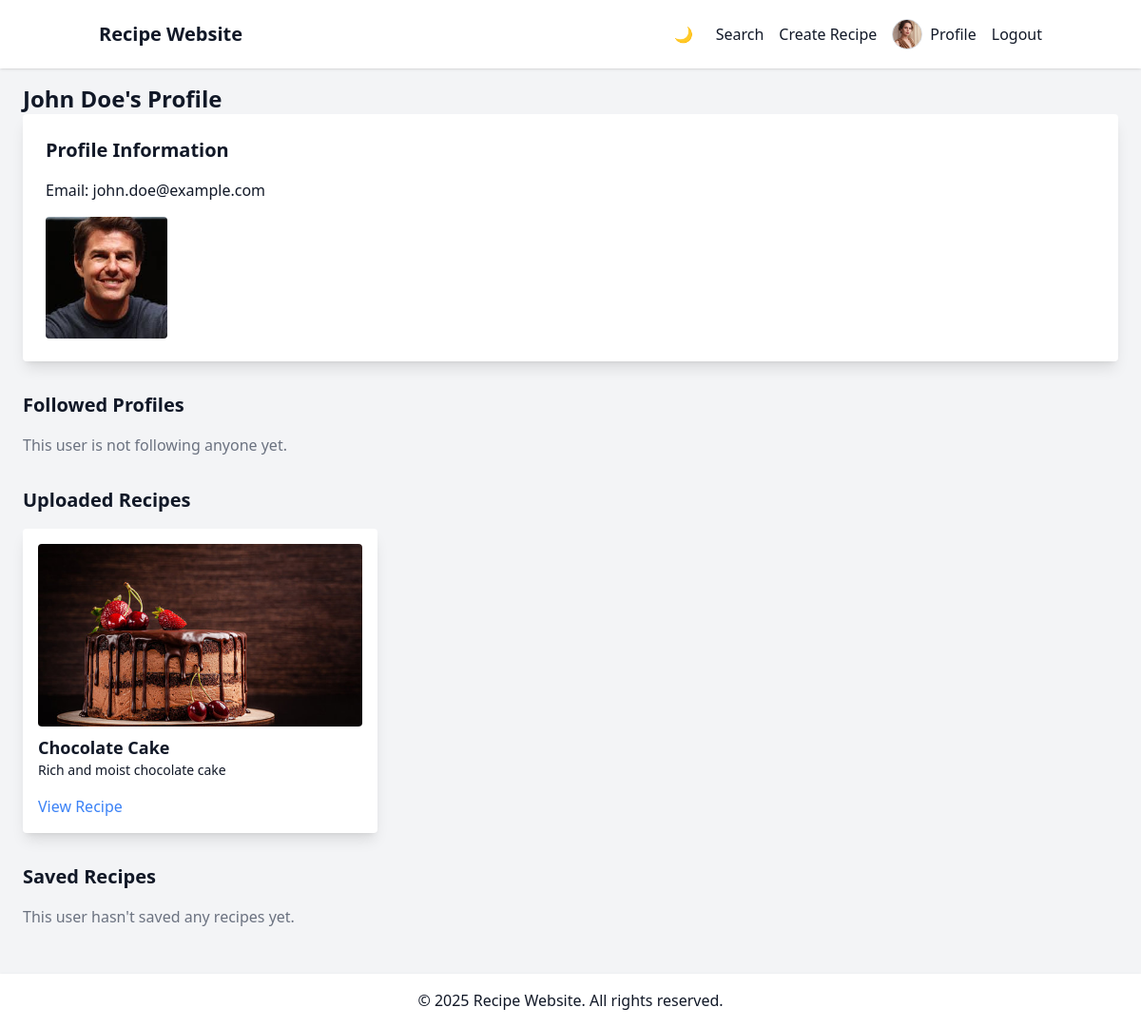
Screenshot of /pages/profile.php?id=3 (signed in) with the database file from the repository.
### tables this page shows
CREATE TABLE `users` (
  `user_id` int(11) NOT NULL,
  `name` varchar(255) NOT NULL,
  `email` varchar(255) NOT NULL,
  `password` varchar(255) NOT NULL,
  `profile_pic` varchar(255) DEFAULT NULL,
  `role` enum('user','admin') DEFAULT 'user',
  `created_at` datetime DEFAULT current_timestamp(),
  `updated_at` datetime DEFAULT current_timestamp() ON UPDATE current_timestamp()
);

CREATE TABLE `recipes` (
  `recipe_id` int(11) NOT NULL,
  `user_id` int(11) DEFAULT NULL,
  `title` varchar(255) NOT NULL,
  `description` varchar(1000) DEFAULT NULL,
  `ingredients` text NOT NULL,
  `steps` text NOT NULL,
  `category_id` int(11) DEFAULT NULL,
  `image` varchar(255) DEFAULT NULL,
  `video` varchar(255) DEFAULT NULL,
  `prep_time` int(11) DEFAULT NULL,
  `cook_time` int(11) DEFAULT NULL,
  `servings` int(11) DEFAULT NULL,
  `created_at` datetime DEFAULT current_timestamp()
);

### includes/functions.php (called while the page is built, shortened)
<?php
function sanitizeInput($data) {
    return htmlspecialchars(stripslashes(trim($data)));
}
?>

### pages/profile.php (the view, shortened to what this page needs)
<?php
require __DIR__ . '/../includes/config.php';
require __DIR__ . '/../includes/functions.php';
$profile_user_id = isset($_GET['id']) ? sanitizeInput($_GET['id']) : $_SESSION['user_id'];
$stmt = mysqli_prepare($conn, "SELECT * FROM users WHERE user_id = ?");
mysqli_stmt_bind_param($stmt, "i", $profile_user_id);
mysqli_stmt_execute($stmt);
$result = mysqli_stmt_get_result($stmt);
$profile_user = mysqli_fetch_assoc($result);
$recipes_query = "SELECT * FROM recipes WHERE user_id = ? ORDER BY created_at DESC";
$recipes_stmt = mysqli_prepare($conn, $recipes_query);
mysqli_stmt_bind_param($recipes_stmt, "i", $profile_user_id);
mysqli_stmt_execute($recipes_stmt);
$recipes_result = mysqli_stmt_get_result($recipes_stmt);
$saved_query = "SELECT r.* FROM saved_recipes s
                JOIN recipes r ON s.recipe_id = r.recipe_id
                WHERE s.user_id = ? ORDER BY s.saved_at DESC";
$saved_stmt = mysqli_prepare($conn, $saved_query);
mysqli_stmt_bind_param($saved_stmt, "i", $profile_user_id);
mysqli_stmt_execute($saved_stmt);
$saved_result = mysqli_stmt_get_result($saved_stmt);
$followed_query = "SELECT u.* FROM followers f
                   JOIN users u ON f.following_id = u.user_id
                   WHERE f.follower_id = ?";
$followed_stmt = mysqli_prepare($conn, $followed_query);
mysqli_stmt_bind_param($followed_stmt, "i", $profile_user_id);
mysqli_stmt_execute($followed_stmt);
$followed_result = mysqli_stmt_get_result($followed_stmt);
?>
<!DOCTYPE html>
<html lang="en">
<head>
    <script src="https://cdn.tailwindcss.com"></script>
</head>
<body class="bg-gray-100 text-gray-900 dark:bg-gray-900 dark:text-white">
    <?php include __DIR__ . '/../includes/header.php'; ?>
    <section class="p-6 mt-16">
        <h1 class="text-2xl font-bold"><?php echo htmlspecialchars($profile_user['name']); ?>'s Profile</h1>
        <div class="bg-white dark:bg-gray-800 p-6 rounded shadow-lg">
            <h2 class="text-xl font-bold">Profile Information</h2>
            <?php if ($profile_user_id == $user_id): ?>
                <form action="profile.php" method="post" enctype="multipart/form-data" class="mt-4">
                    <label for="name" class="block">Name:</label>
                    <input type="text" name="name" value="<?php echo htmlspecialchars($profile_user['name']); ?>" required class="p-2 border border-gray-300 rounded w-full">
                    <label for="email" class="block mt-4">Email:</label>
                    <input type="email" name="email" value="<?php echo htmlspecialchars($profile_user['email']); ?>" required class="p-2 border border-gray-300 rounded w-full">
                    <label for="profile_pic" class="block mt-4">Profile Picture:</label>
                    <input type="file" name="profile_pic" class="p-2 border border-gray-300 rounded w-full">
                    <?php if ($profile_user['profile_pic']): ?>
                        <img src="../uploads/<?php echo htmlspecialchars($profile_user['profile_pic']); ?>" alt="Profile Picture" class="w-32 h-32 object-cover rounded mt-4">
                    <?php endif; ?>
                    <button type="submit" class="bg-blue-500 text-white p-2 rounded mt-4">Update Profile</button>
                </form>
            <?php else: ?>
                <p class="mt-4">Email: <?php echo htmlspecialchars($profile_user['email']); ?></p>
                <?php if ($profile_user['profile_pic']): ?>
                    <img src="../uploads/<?php echo htmlspecialchars($profile_user['profile_pic']); ?>" alt="Profile Picture" class="w-32 h-32 object-cover rounded mt-4">
                <?php endif; ?>
            <?php endif; ?>
        </div>
        <div class="mt-8">
            <h2 class="text-xl font-bold">Followed Profiles</h2>
            <?php if (mysqli_num_rows($followed_result) > 0): ?>
                <div class="grid grid-cols-1 md:grid-cols-3 gap-4 mt-4">
                    <?php while ($followed_user = mysqli_fetch_assoc($followed_result)): ?>
                        <div class="bg-white dark:bg-gray-800 p-4 rounded shadow-lg">
                            <?php if ($followed_user['profile_pic']): ?>
                                <img src="../uploads/<?php echo htmlspecialchars($followed_user['profile_pic']); ?>"
                                     alt="<?php echo htmlspecialchars($followed_user['name']); ?>"
                                     class="w-32 h-32 object-cover rounded mx-auto">
                            <?php endif; ?>
                            <h3 class="text-lg font-bold mt-2 text-center"><?php echo htmlspecialchars($followed_user['name']); ?></h3>
                            <p class="text-sm text-center"><?php echo htmlspecialchars($followed_user['email']); ?></p>
                            <a href="profile.php?id=<?php echo $followed_user['user_id']; ?>" class="text-blue-500 mt-4 block text-center">View Profile</a>
                        </div>
                    <?php endwhile; ?>
                </div>
            <?php else: ?>
                <p class="text-gray-500 mt-4">This user is not following anyone yet.</p>
            <?php endif; ?>
        </div>
        <div class="mt-8">
            <h2 class="text-xl font-bold">Uploaded Recipes</h2>
            <?php if (mysqli_num_rows($recipes_result) > 0): ?>
                <div class="grid grid-cols-1 md:grid-cols-3 gap-4 mt-4">
                    <?php while ($recipe = mysqli_fetch_assoc($recipes_result)): ?>
                        <div class="bg-white dark:bg-gray-800 p-4 rounded shadow-lg">
                            <img src="../uploads/<?php echo htmlspecialchars($recipe['image']); ?>"
                                 alt="<?php echo htmlspecialchars($recipe['title']); ?>"
                                 class="w-full h-48 object-cover rounded">
                            <h3 class="text-lg font-bold mt-2"><?php echo htmlspecialchars($recipe['title']); ?></h3>
                            <p class="text-sm"><?php echo htmlspecialchars($recipe['description']); ?></p>
                            <a href="recipe.php?id=<?php echo $recipe['recipe_id']; ?>" class="text-blue-500 mt-4 inline-block">View Recipe</a>
                        </div>
                    <?php endwhile; ?>
                </div>
            <?php else: ?>
                <p class="text-gray-500 mt-4">This user hasn't uploaded any recipes yet.</p>
            <?php endif; ?>
        </div>
        <div class="mt-8">
            <h2 class="text-xl font-bold">Saved Recipes</h2>
            <?php if (mysqli_num_rows($saved_result) > 0): ?>
                <div class="grid grid-cols-1 md:grid-cols-3 gap-4 mt-4">
                    <?php while ($recipe = mysqli_fetch_assoc($saved_result)): ?>
                        <div class="bg-white dark:bg-gray-800 p-4 rounded shadow-lg">
                            <img src="../uploads/<?php echo htmlspecialchars($recipe['image']); ?>"
                                 alt="<?php echo htmlspecialchars($recipe['title']); ?>"
                                 class="w-full h-48 object-cover rounded">
                            <h3 class="text-lg font-bold mt-2"><?php echo htmlspecialchars($recipe['title']); ?></h3>
                            <p class="text-sm"><?php echo htmlspecialchars($recipe['description']); ?></p>
                            <a href="recipe.php?id=<?php echo $recipe['recipe_id']; ?>" class="text-blue-500 mt-4 inline-block">View Recipe</a>
                        </div>
                    <?php endwhile; ?>
                </div>
            <?php else: ?>
                <p class="text-gray-500 mt-4">This user hasn't saved any recipes yet.</p>
            <?php endif; ?>
        </div>
    </section>
    <?php include __DIR__ . '/../includes/footer.php'; ?>
</body>
</html>

### includes/header.php (shortened to what this page needs)
<?php
require_once __DIR__ . '/../includes/config.php';
$profile_pic = '';
if (isset($_SESSION['user_id'])) {
    $user_id = $_SESSION['user_id'];
    $stmt = mysqli_prepare($conn, "SELECT profile_pic FROM users WHERE user_id = ?");
    mysqli_stmt_bind_param($stmt, "i", $user_id);
    mysqli_stmt_execute($stmt);
    mysqli_stmt_bind_result($stmt, $profile_pic);
}
$profile_pic_url = !empty($profile_pic) ? URL_ROOT . "/uploads/" . htmlspecialchars($profile_pic) : URL_ROOT . "/assets/default-avatar.png";
?>
<!DOCTYPE html>
<html lang="en">
<head>
    <script src="https://cdn.tailwindcss.com"></script>
</head>
<body class="bg-gray-100 text-gray-900 dark:bg-gray-900 dark:text-white">
    <header class="bg-white dark:bg-gray-800 shadow fixed w-full top-0 z-50">
        <nav class="container mx-auto p-4 flex justify-between items-center">
            <a href="<?php echo URL_ROOT; ?>" class="text-xl font-bold"><?php echo SITE_NAME; ?></a>
            <div class="flex items-center space-x-4">
                <button onclick="toggleDarkMode()" class="p-2 rounded-full hover:bg-gray-200 dark:hover:bg-gray-700">
                    <span id="theme-icon">🌙</span>
                </button>
                <a href="<?php echo URL_ROOT; ?>/pages/search.php" class="hover:text-blue-500">Search</a>
                <?php if (isset($_SESSION['user_id'])): ?>
                    <a href="<?php echo URL_ROOT; ?>/pages/create_recipe.php" class="hover:text-blue-500">Create Recipe</a>
                <?php endif; ?>
                <?php if (isset($_SESSION['user_id'])): ?>
                    <div class="flex items-center space-x-2">
                        <img src="<?php echo $profile_pic_url; ?>" alt="Profile Picture" class="w-8 h-8 rounded-full object-cover border border-gray-300">
                        <a href="<?php echo URL_ROOT; ?>/pages/profile.php" class="hover:text-blue-500">Profile</a>
                    </div>
                    <a href="<?php echo URL_ROOT; ?>/pages/logout.php" class="hover:text-blue-500">Logout</a>
                <?php else: ?>
                    <a href="<?php echo URL_ROOT; ?>/pages/login.php" class="hover:text-blue-500">Login</a>
                    <a href="<?php echo URL_ROOT; ?>/pages/signup.php" class="hover:text-blue-500">Sign Up</a>
                <?php endif; ?>
            </div>
        </nav>
    </header>

### includes/footer.php (shortened to what this page needs)
    <footer class="bg-white dark:bg-gray-800 shadow mt-6 py-4">
        <div class="container mx-auto text-center">
            <p>© <?php echo date("Y"); ?> Recipe Website. All rights reserved.</p>
        </div>
    </footer>
</body>
</html>

### rows the page displays
users: name "John Doe", email "john.doe@example.com", profile_pic (picture)
recipes: image (picture), title "Chocolate Cake", description "Rich and moist chocolate cake"

### other values shown
SITE_NAME "Recipe Website"
